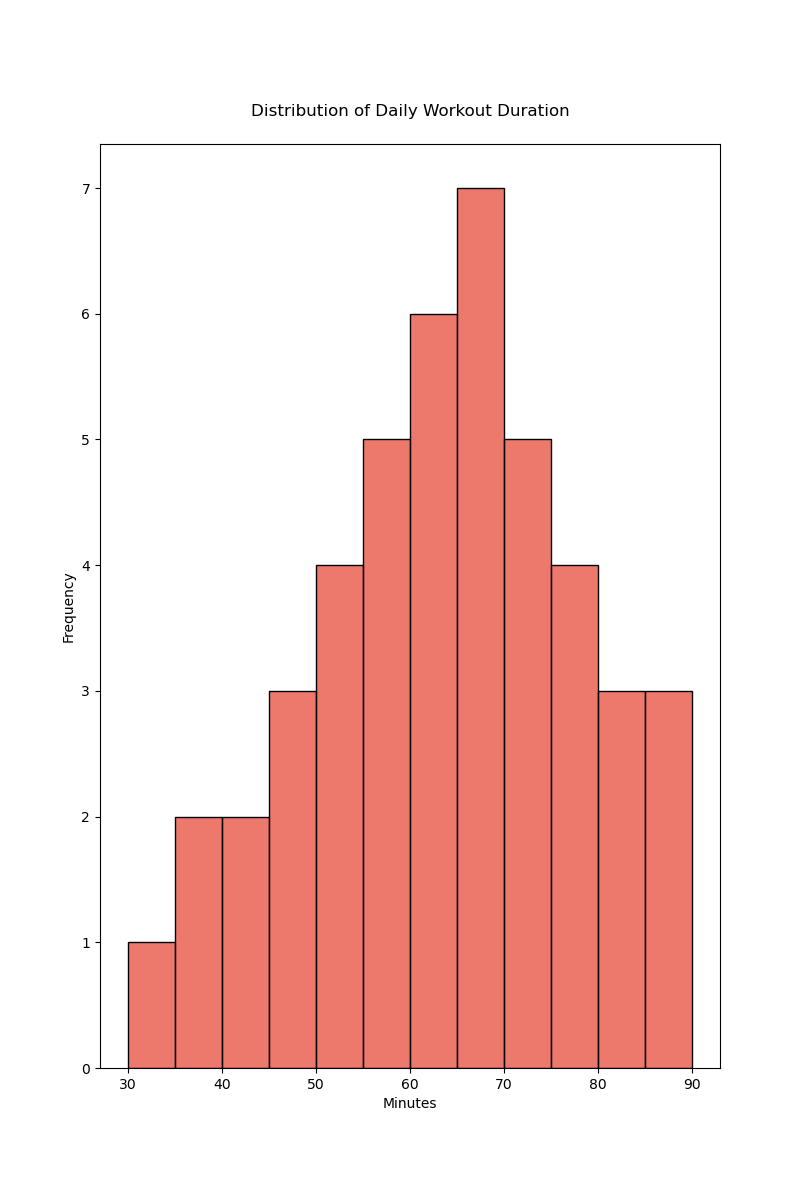

This figure's Python source:

import pandas as pd
import seaborn as sns
import matplotlib.pyplot as plt

# Generate the dataframe from the provided data points
data = {
    'Minutes': [
        30, 35, 35, 40, 40, 45, 45, 45, 50, 50, 50, 50, 55, 55, 55, 55, 55,
        60, 60, 60, 60, 60, 60, 65, 65, 65, 65, 65, 65, 65, 70, 70, 70, 70,
        70, 75, 75, 75, 75, 80, 80, 80, 85, 85, 90
    ]
}
df = pd.DataFrame(data)

# Set the size of the chart
plt.figure(figsize=(8, 12))

# Plot a vertical histogram with a modified color scheme and adjusted band width
sns.histplot(data=df, x='Minutes', binwidth=5, color='#e74c3c')

# Customize the appearance of the plot
plt.title('Distribution of Daily Workout Duration', pad=20)
plt.xlabel('Minutes')
plt.ylabel('Frequency')

# Show the plot
plt.show()
